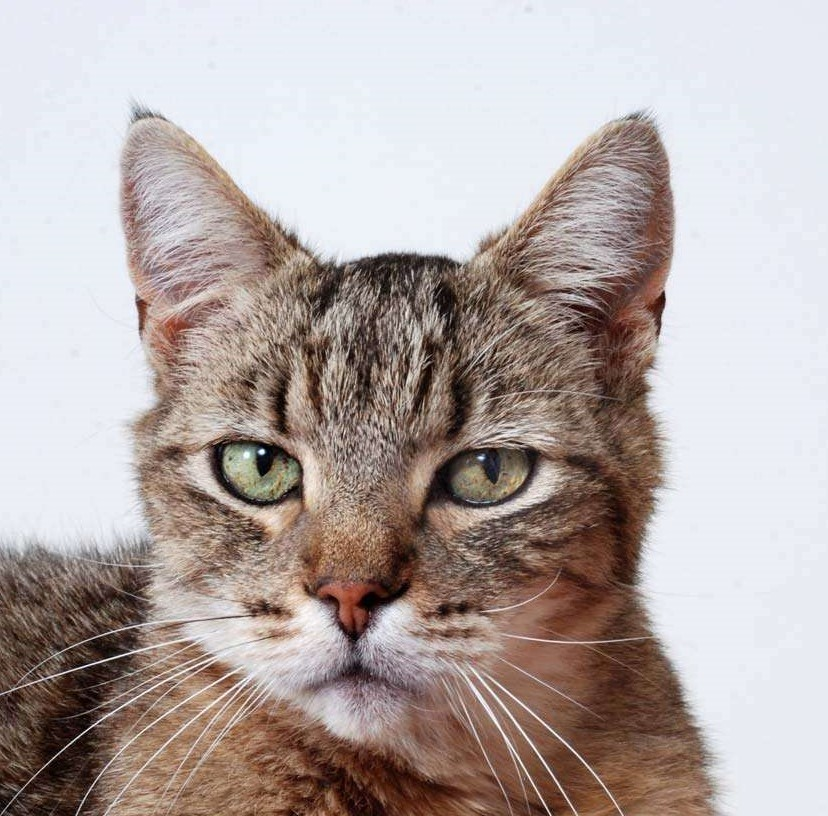
#> input picture cat.png, 828 x 816 px, given in place of Lenna.png, which was not available
$ python extract.py
#> lines starting #> are read from the running program, lines starting #| are printed output that depends on the picture; pictures that were not available may be replaced by others from this repository, and a replacement may not be noted
### start.py
# Required Libraries
import sys
import cv2
import embed
from timeit import default_timer as timer
import numpy as np
import prep as p
from PIL import Image
# from scipy.fftpack import dct,idct
# cover_image_loc = "./"+str(input("Choose a cover image in PNG format: "))
# start = timer()
np.set_printoptions(threshold=sys.maxsize)
# [4 lines of commented-out code are left out]
cover_image_loc = "./public/Lenna.png"
stego_image_loc = "./public/lennaz.png"
# msg = "Meet me at this place at 9 am"
msg = "This is a secret message."
msg_length = len(msg)
msg1 = str(msg_length)+msg
binary_msg = ' '.join(format(ord(x), 'b') if int(ord(x))>63 else '0'+format(ord(x), 'b')  for x in msg1).replace(" ","")
secret_data = binary_msg

# Start the operation
read_cover_image = cv2.imread(cover_image_loc,flags = cv2.IMREAD_COLOR)
#> read_cover_image is the input picture: shape (816, 828, 3); mean B, G, R 165.7, 168.1, 179.2
# print(read_cover_image)
height = read_cover_image.shape[0]
#> height = 816
width = read_cover_image.shape[1]
#> width = 828


# Pad the image to be 8x8 compliant
if height%8: height+=(8-height%8)
if width%8: width+=(8-width%8)
#> width = 832
# The required dimension will be the larger number
# iters = 0
new_valid_dim = (width,height)
#> new_valid_dim = (832, 816)
padded_image = cv2.resize(read_cover_image,new_valid_dim)
cover_image_float = np.float32(padded_image)
converted = cv2.cvtColor(cover_image_float,cv2.COLOR_BGR2YCrCb)
#> converted: shape (816, 832, 3) float32; mean of channels 0, 1, 2 171.2, 6.2, -2.6

# split the matrix into different channels of YCrCb
new_operable_mat = [p.split_image(height,width,converted[:,:,0]),p.split_image(height,width,converted[:,:,1]),p.split_image(height,width,converted[:,:,2])]
#> in split_image, `splitted = np.split(image,int(h/8),axis=0)`: splitted = 102 items
#> in split_image, `splitted = np.split(image,int(h/8),axis=0)`:
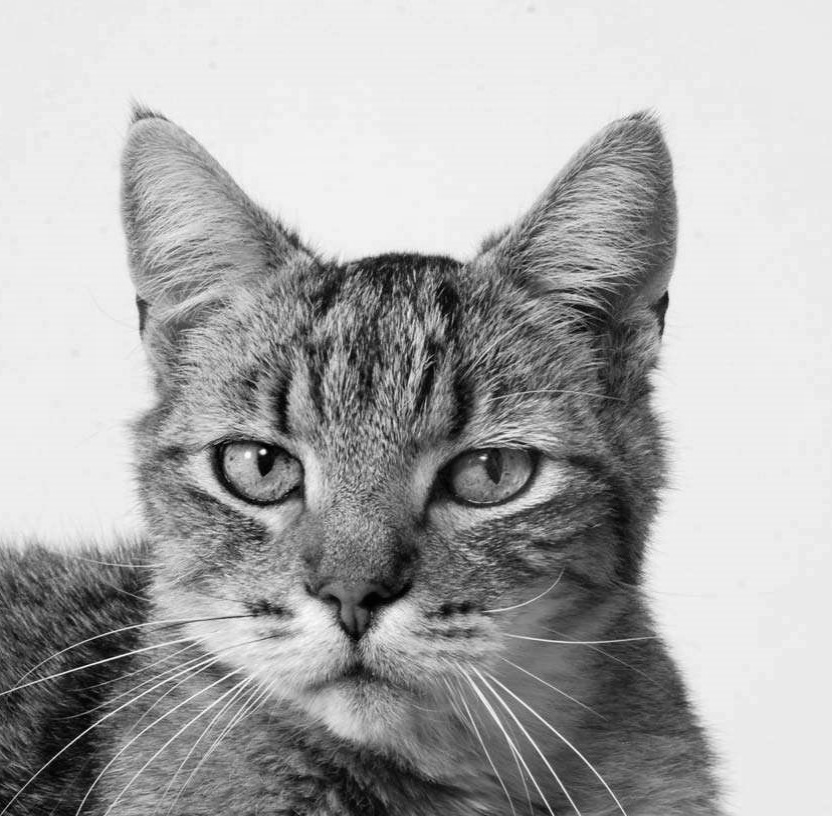
#> image: shape (816, 832) float32; min 0.299, max 253.2, mean 171.1
#> call 2 of split_image, with h = 816, w = 832
#> in split_image (call 2), `splitted = np.split(image,int(h/8),axis=0)`:
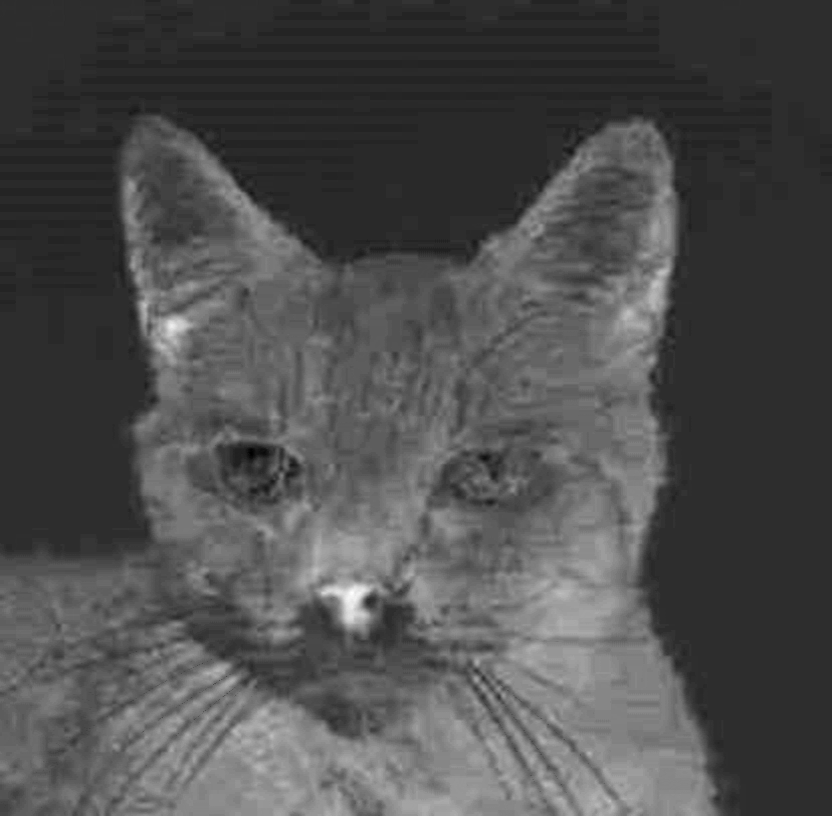
#> image: shape (816, 832) float32; min -12.43, max 48.11, mean 6.2; drawn with min black and max white
#> call 3 of split_image, with h = 816, w = 832
#> in split_image (call 3), `splitted = np.split(image,int(h/8),axis=0)`:
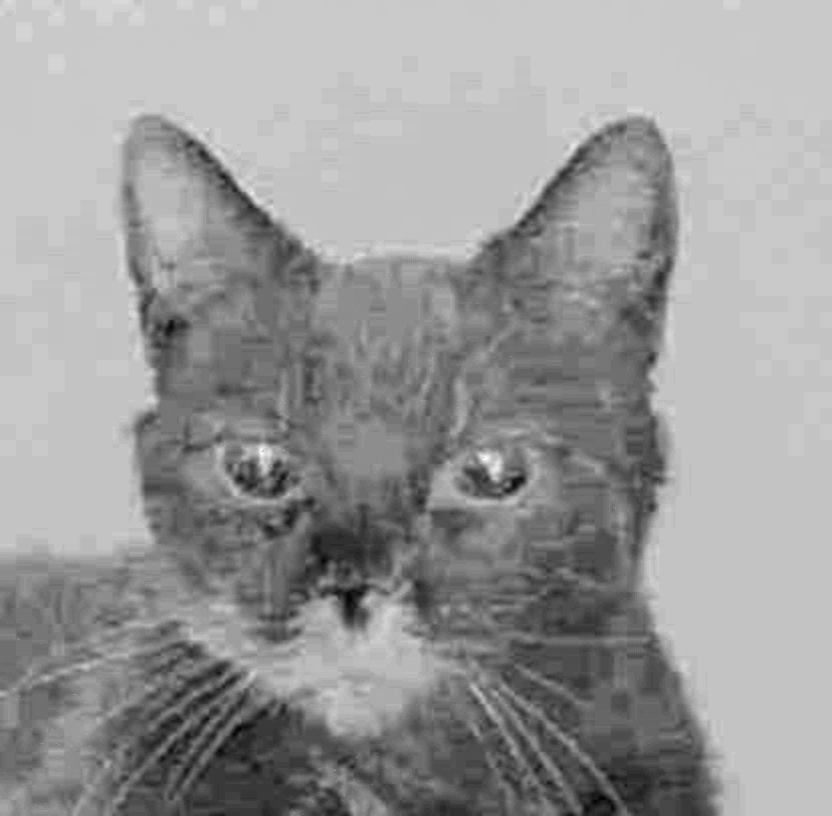
#> image: shape (816, 832) float32; min -28.41, max 14.52, mean -2.57; drawn with min black and max white
req_dim = np.array(new_operable_mat).shape[1]
#> req_dim = 102
# print(np.array(new_operable_mat).shape)
stego_image_float = np.empty_like(cover_image_float)


#Now starts the meat and potatoes of the program

for channels in range(3):
    # Forward 2-D DCT on the converted Image blocks
    dct_2 = [[cv2.dct(x) for x in new_operable_mat[channels][i]] for i in range(req_dim)]
    # [9 lines of commented-out code are left out]
    quantized = [[np.around(np.divide(x,p.QUANT_TABLE)) for x in dct_2[i]] for i in range(req_dim)]

    transformed = embed.embed_encoded_data_into_DCT(secret_data,quantized)

    # DeQuantization stage
    dequantized = [[np.multiply(x,p.QUANT_TABLE) for x in transformed[i]] for i in range(req_dim)]
    #Apply IDCT
    idct_blocks = [[cv2.idct(np.float32(x)) for x in dequantized[i]] for i in range(req_dim)]
     # Rebuild full image channel into the stego image
    # print(np.array(idct_blocks).shape)
    stego_image_float[:,:,channels] = np.asarray(p.orig_dim_image(idct_blocks))
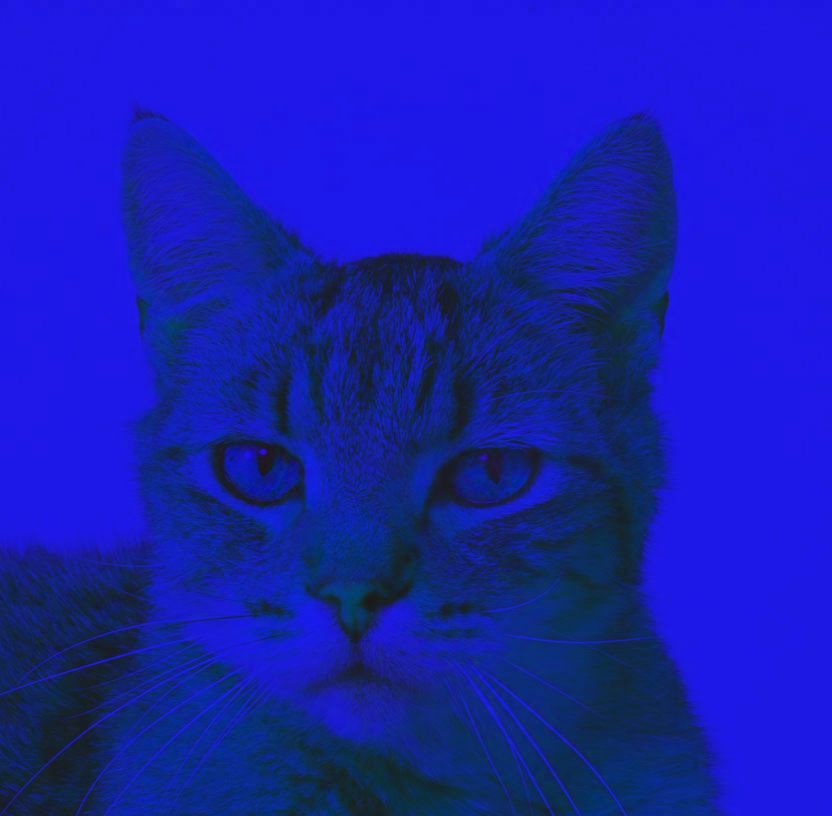
#> stego_image_float: shape (816, 832, 3) float32; mean of channels 0, 1, 2 171.2, 6.3, -2.6; drawn with min black and max white


# [6 lines of commented-out code are left out]
stego_image_BGR = cv2.cvtColor(stego_image_float, cv2.COLOR_YCR_CB2BGR)
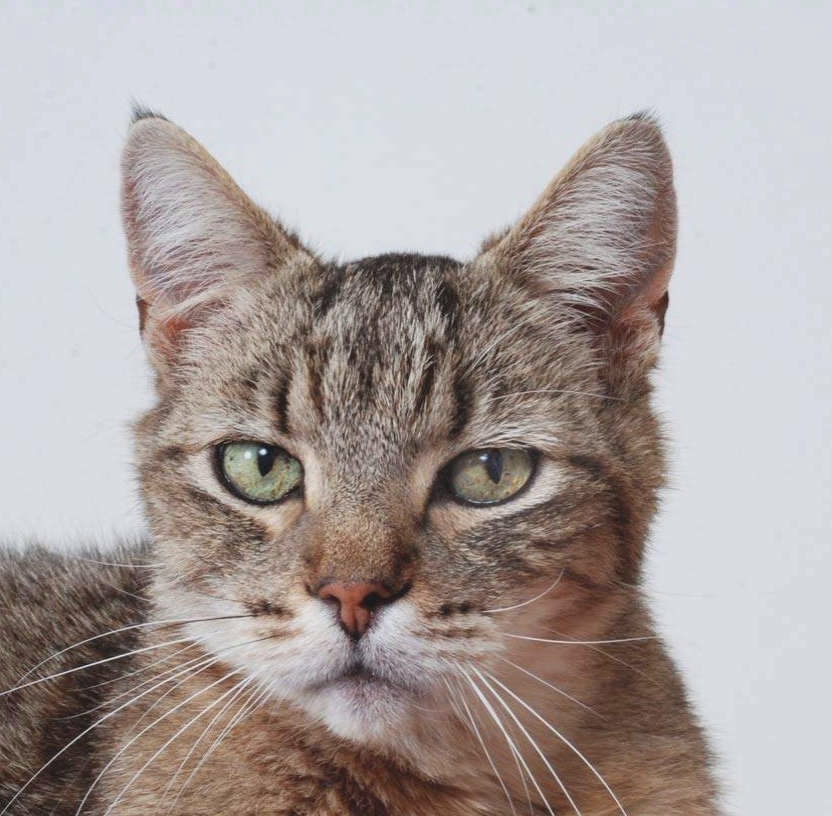
#> stego_image_BGR: shape (816, 832, 3) float32; mean B, G, R 165.7, 168, 179.1; drawn with min black and max white
#Clamp Pixel Values to [0 - 255]
final_stego_image = np.uint8(np.clip(stego_image_BGR, 0, 255))
#Write stego image
cv2.imwrite(stego_image_loc, final_stego_image)
# [6 lines of commented-out code are left out]

### prep.py
#Import Libraries
import cv2
import numpy as np


#DCT Quantiztion Table given by JPEG

QUANT_TABLE = 			np.asarray([
                                        [16, 11, 10, 16,  24, 40,   51,  61],
                                        [12, 12, 14, 19,  26, 58,   60,  55],
                                        [14, 13, 16, 24,  40, 57,   69,  56],
                                        [14, 17, 22, 29,  51, 87,   80,  62],
                                        [18, 22, 37, 56,  68, 109, 103,  77],
                                        [24, 36, 55, 64,  81, 104, 113,  92],
                                        [49, 64, 78, 87, 103, 121, 120, 101],
                                        [72, 92, 95, 98, 112, 100, 103,  99]
                                      ],
                                      dtype = np.float32)


# Splits an image into 8x8 blocks
def split_image(h,w,image):
    splitted = np.split(image,int(h/8),axis=0)
    blks = [np.split(k,int(w/8),axis=1) for k in splitted]
    return blks

# Converts the image matrix to its original dimensions (stego image)
def orig_dim_image(image):
    return np.block(image)

### embed.py
import numpy as np
# from sympy import fwht,ifwht
def embed_encoded_data_into_DCT(encoded_bits,dct_blocks):
    dim = np.array(dct_blocks).shape
    dct_blocks = np.array(dct_blocks).reshape(dim[0]*dim[1],dim[2]*dim[3])
    # print(encoded_data_len)
    converted_blocks = []
    l = 0
    # print(len(encoded_data_len))
    for current_dct_block in dct_blocks:
        if l<len(encoded_bits):
            current_dct_block[0] = int(current_dct_block[0]) & ~1|int(encoded_bits[l])
            l += 1
        converted_blocks.append(current_dct_block)
    # if not(data_complete): raise ValueError("Data didn't fully embed into cover image!")
    converted_blocks = np.array(converted_blocks).reshape(dim[0],dim[1],dim[2],dim[3])
    # print("Converted blocks:\n")
    # print(converted_blocks)
    return converted_blocks

### extract.py
import numpy as np
import start as src
import prep as p
import cv2
from timeit import default_timer as timer
start = timer()
# from sympy import fwht
def extract_encoded_data_from_DCT(blocks):
    extracted_data = ""
    count = 0
    init_strg = ""
    myString = ""
    lenString = ""
    lame = 0
    # Store length of message in lenString
    for current in  blocks:
        # print(current[0])
        if count%7 == 0 and count>0:
            count = 0
            if chr(int(init_strg,2)).isnumeric():
                lenString +=  chr(int(init_strg,2))
                init_strg = ""
            else:
                init_strg = ""
                skip = len(lenString)
                lenString = int(lenString)
                break
        count+=1
        init_strg += str(int(current[0])&1)
        # print(init_strg,current[0])
    # print(lenString)
    char_count = 0
    to_skip = 0
    # Store the actual message in myString
    for current in blocks:
        if count%7 == 0 and count>0:
            count = 0
            if char_count==lenString: break
            if to_skip>=skip:
                myString +=  chr(int(init_strg,2))
                # print(myString)
                char_count += 1
            else:
                to_skip+=1
            init_strg = ""
        count+=1
        init_strg += str(round(current[0])&1)
    return myString


stego_image = cv2.imread(src.stego_image_loc, flags=cv2.IMREAD_COLOR)
# print(stego_image)
# print(stego_image)
# stego_image_f32 = np.float32(stego_image)
stego_image_f32 = stego_image
# print(cv2.subtract(stego_image,src.final_stego_image))
height,width = stego_image_f32.shape[:2]
# [6 lines of commented-out code are left out]
converted = cv2.cvtColor(np.float32(stego_image_f32), cv2.COLOR_BGR2YCrCb)
#> converted: shape (816, 832, 3) float32; mean of channels 0, 1, 2 170.5, 6.3, -2.6
# print(converted)
# converted = src.stego_image_float
new_mat = [p.split_image(height,width,converted[:,:,0]),p.split_image(height,width,converted[:,:,1]),p.split_image(height,width,converted[:,:,2])]
req_dim = np.array(new_mat).shape[1]
# print(np.array(new_mat[0]).shape)
dims = np.array(new_mat[0]).shape
#> dims = (102, 104, 8, 8)
# print(dims)
dct_blocks = [[cv2.dct(block) for block in new_mat[0][i]] for i in range(req_dim)]
#> dct_blocks = 102 items
# while(np.block(new_mat[0]).shape != np.block(dct_blocks).shape):
#         # print(np.block(dct_blocks).shape)
#         req_dim = not_req_dim
#         dct_blocks = [[cv2.dct(x) for x in new_mat[0][i]] for i in range(int(req_dim/8))]
quantized = [[np.around(np.divide(x,p.QUANT_TABLE)) for x in dct_blocks[i]] for i in range(req_dim)]
reshaped = np.array(quantized).reshape(dims[0]*dims[1],dims[2]*dims[3])

recovered_data = extract_encoded_data_from_DCT(reshaped)
#> the loop in extract_encoded_data_from_DCT, `for current in  blocks:` made 22 passes
#> (count, init_strg, skip, lenString) on pass 22: (0, '', 2, 25)
#> (count, lenString, init_strg) on passes 8, 15: (1, '2', '0'), (1, '25', '1')
#> after the loop in extract_encoded_data_from_DCT, `for current in  blocks:`: count = 0; lenString = 25; skip = 2
#> the loop in extract_encoded_data_from_DCT, `for current in blocks:` made 197 passes
#> (count, myString, init_strg) on passes 22, 29, 36, 43, 50, 57, 64, 71, 78, 85, 92, 99: (1, 'T', '1'), (1, 'Th', '1'), (1, 'Thi', '1'), (1, 'This', '0'), (1, 'This ', '1'), (1, 'This i', '1'), (0, 'This is', ''), (0, 'This is ', ''), (0, 'This is a', ''), (0, 'This is a ', ''), (0, 'This is a s', ''), (0, 'This is a se', '')
#> (count, to_skip, init_strg) on passes 8, 15: (1, 1, '0'), (1, 2, '1')
#> after the loop in extract_encoded_data_from_DCT, `for current in blocks:`: char_count = 25; count = 0; init_strg = '0000000'; to_skip = 2
#> recovered_data = 'This is a secret message.'
print(recovered_data)
#| This is a secret message.
# end = timer()
# print(end - start)
